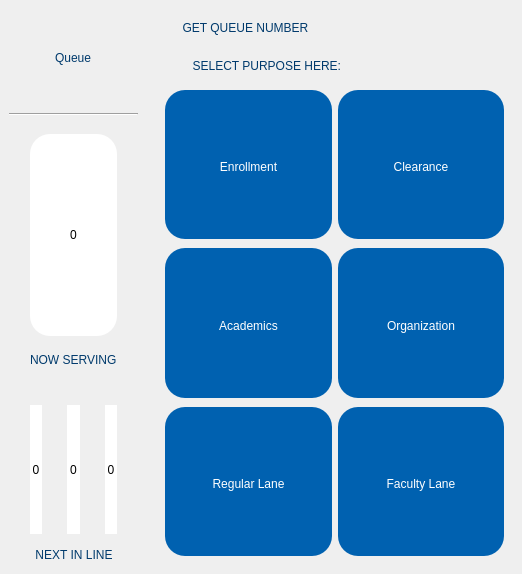
         <widget class="QWidget" name="queue_page">
          <layout class="QHBoxLayout" name="horizontalLayout_3">
           <property name="spacing">
            <number>0</number>
           </property>
           <property name="leftMargin">
            <number>0</number>
           </property>
           <property name="topMargin">
            <number>0</number>
           </property>
           <property name="rightMargin">
            <number>0</number>
           </property>
           <property name="bottomMargin">
            <number>0</number>
           </property>
           <item>
            <widget class="QFrame" name="frame_2">
             <property name="frameShape">
              <enum>QFrame::NoFrame</enum>
             </property>
             <property name="frameShadow">
              <enum>QFrame::Plain</enum>
             </property>
             <layout class="QVBoxLayout" name="verticalLayout_8">
              <property name="spacing">
               <number>0</number>
              </property>
              <property name="leftMargin">
               <number>0</number>
              </property>
              <property name="topMargin">
               <number>0</number>
              </property>
              <property name="rightMargin">
               <number>0</number>
              </property>
              <property name="bottomMargin">
               <number>0</number>
              </property>
              <item>
               <widget class="QFrame" name="frame_8">
                <property name="maximumSize">
                 <size>
                  <width>16777215</width>
                  <height>125</height>
                 </size>
                </property>
                <property name="frameShape">
                 <enum>QFrame::NoFrame</enum>
                </property>
                <property name="frameShadow">
                 <enum>QFrame::Plain</enum>
                </property>
                <layout class="QVBoxLayout" name="verticalLayout_7">
                 <item>
                  <widget class="QFrame" name="frame_9">
                   <property name="frameShape">
                    <enum>QFrame::NoFrame</enum>
                   </property>
                   <property name="frameShadow">
                    <enum>QFrame::Plain</enum>
                   </property>
                   <layout class="QHBoxLayout" name="horizontalLayout_8">
                    <item>
                     <widget class="QFrame" name="frame_11">
                      <property name="frameShape">
                       <enum>QFrame::NoFrame</enum>
                      </property>
                      <property name="frameShadow">
                       <enum>QFrame::Plain</enum>
                      </property>
                     </widget>
                    </item>
                    <item>
                     <widget class="QLabel" name="label_3">
                      <property name="styleSheet">
                       <string notr="true">color: rgb(0, 58, 108);
font: 48pt &quot;Segoe UI&quot;;</string>
                      </property>
                      <property name="text">
                       <string>Queue</string>
                      </property>
                     </widget>
                    </item>
                    <item>
                     <widget class="QFrame" name="frame_12">
                      <property name="frameShape">
                       <enum>QFrame::NoFrame</enum>
                      </property>
                      <property name="frameShadow">
                       <enum>QFrame::Plain</enum>
                      </property>
                     </widget>
                    </item>
                   </layout>
                  </widget>
                 </item>
                 <item>
                  <widget class="Line" name="line">
                   <property name="orientation">
                    <enum>Qt::Horizontal</enum>
                   </property>
                  </widget>
                 </item>
                </layout>
               </widget>
              </item>
              <item>
               <widget class="QFrame" name="frame_13">
                <property name="frameShape">
                 <enum>QFrame::NoFrame</enum>
                </property>
                <property name="frameShadow">
                 <enum>QFrame::Plain</enum>
                </property>
                <layout class="QVBoxLayout" name="verticalLayout_12">
                 <property name="spacing">
                  <number>0</number>
                 </property>
                 <property name="leftMargin">
                  <number>0</number>
                 </property>
                 <property name="topMargin">
                  <number>0</number>
                 </property>
                 <property name="rightMargin">
                  <number>0</number>
                 </property>
                 <property name="bottomMargin">
                  <number>0</number>
                 </property>
                 <item>
                  <widget class="QFrame" name="frame_74">
                   <property name="minimumSize">
                    <size>
                     <width>0</width>
                     <height>250</height>
                    </size>
                   </property>
                   <property name="maximumSize">
                    <size>
                     <width>16777215</width>
                     <height>500</height>
                    </size>
                   </property>
                   <property name="frameShape">
                    <enum>QFrame::NoFrame</enum>
                   </property>
                   <property name="frameShadow">
                    <enum>QFrame::Plain</enum>
                   </property>
                   <layout class="QHBoxLayout" name="horizontalLayout_30" stretch="0,0">
                    <property name="spacing">
                     <number>0</number>
                    </property>
                    <property name="leftMargin">
                     <number>0</number>
                    </property>
                    <property name="topMargin">
                     <number>0</number>
                    </property>
                    <property name="rightMargin">
                     <number>0</number>
                    </property>
                    <property name="bottomMargin">
                     <number>0</number>
                    </property>
                    <item>
                     <widget class="QFrame" name="frame_70">
                      <property name="frameShape">
                       <enum>QFrame::NoFrame</enum>
                      </property>
                      <property name="frameShadow">
                       <enum>QFrame::Plain</enum>
                      </property>
                      <layout class="QVBoxLayout" name="verticalLayout_11">
                       <property name="spacing">
                        <number>9</number>
                       </property>
                       <property name="leftMargin">
                        <number>30</number>
                       </property>
                       <property name="topMargin">
                        <number>9</number>
                       </property>
                       <property name="rightMargin">
                        <number>30</number>
                       </property>
                       <property name="bottomMargin">
                        <number>0</number>
                       </property>
                       <item>
                        <widget class="QLabel" name="currentnum_display">
                         <property name="styleSheet">
                          <string notr="true">background-color: rgb(255, 255, 255);
font: 100pt &quot;Segoe UI&quot;;
border-radius: 20px</string>
                         </property>
                         <property name="text">
                          <string>0</string>
                         </property>
                         <property name="alignment">
                          <set>Qt::AlignCenter</set>
                         </property>
                        </widget>
                       </item>
                       <item>
                        <widget class="QFrame" name="frame_71">
                         <property name="maximumSize">
                          <size>
                           <width>16777215</width>
                           <height>30</height>
                          </size>
                         </property>
                         <property name="frameShape">
                          <enum>QFrame::NoFrame</enum>
                         </property>
                         <property name="frameShadow">
                          <enum>QFrame::Plain</enum>
                         </property>
                         <layout class="QHBoxLayout" name="horizontalLayout_23">
                          <property name="spacing">
                           <number>0</number>
                          </property>
                          <property name="leftMargin">
                           <number>0</number>
                          </property>
                          <property name="topMargin">
                           <number>0</number>
                          </property>
                          <property name="rightMargin">
                           <number>0</number>
                          </property>
                          <property name="bottomMargin">
                           <number>0</number>
                          </property>
                          <item>
                           <widget class="QFrame" name="frame_72">
                            <property name="frameShape">
                             <enum>QFrame::NoFrame</enum>
                            </property>
                            <property name="frameShadow">
                             <enum>QFrame::Plain</enum>
                            </property>
                           </widget>
                          </item>
                          <item>
                           <widget class="QLabel" name="label_4">
                            <property name="styleSheet">
                             <string notr="true">font: 75 14pt &quot;MS Shell Dlg 2&quot;;
color: rgb(0, 58, 108);</string>
                            </property>
                            <property name="text">
                             <string>NOW SERVING</string>
                            </property>
                           </widget>
                          </item>
                          <item>
                           <widget class="QFrame" name="frame_73">
                            <property name="frameShape">
                             <enum>QFrame::NoFrame</enum>
                            </property>
                            <property name="frameShadow">
                             <enum>QFrame::Plain</enum>
                            </property>
                           </widget>
                          </item>
                         </layout>
                        </widget>
                       </item>
                      </layout>
                     </widget>
                    </item>
                    <item>
                     <widget class="QFrame" name="frame_75">
                      <property name="frameShape">
                       <enum>QFrame::NoFrame</enum>
                      </property>
                      <property name="frameShadow">
                       <enum>QFrame::Plain</enum>
                      </property>
                     </widget>
                    </item>
                   </layout>
                  </widget>
                 </item>
                 <item>
                  <widget class="QFrame" name="frame_69">
                   <property name="frameShape">
                    <enum>QFrame::NoFrame</enum>
                   </property>
                   <property name="frameShadow">
                    <enum>QFrame::Plain</enum>
                   </property>
                   <layout class="QVBoxLayout" name="verticalLayout_10" stretch="0,0">
                    <property name="spacing">
                     <number>0</number>
                    </property>
                    <property name="leftMargin">
                     <number>0</number>
                    </property>
                    <property name="topMargin">
                     <number>0</number>
                    </property>
                    <property name="rightMargin">
                     <number>0</number>
                    </property>
                    <property name="bottomMargin">
                     <number>0</number>
                    </property>
                    <item>
                     <widget class="QFrame" name="frame_65">
                      <property name="minimumSize">
                       <size>
                        <width>0</width>
                        <height>100</height>
                       </size>
                      </property>
                      <property name="maximumSize">
                       <size>
                        <width>16777215</width>
                        <height>200</height>
                       </size>
                      </property>
                      <property name="frameShape">
                       <enum>QFrame::NoFrame</enum>
                      </property>
                      <property name="frameShadow">
                       <enum>QFrame::Plain</enum>
                      </property>
                      <layout class="QHBoxLayout" name="horizontalLayout_17">
                       <property name="spacing">
                        <number>25</number>
                       </property>
                       <property name="leftMargin">
                        <number>30</number>
                       </property>
                       <property name="topMargin">
                        <number>30</number>
                       </property>
                       <property name="rightMargin">
                        <number>30</number>
                       </property>
                       <property name="bottomMargin">
                        <number>10</number>
                       </property>
                       <item>
                        <widget class="QLabel" name="nextinline_slot1">
                         <property name="styleSheet">
                          <string notr="true">background-color: rgb(255, 255, 255);
font: 72pt &quot;Segoe UI&quot;;
border-radius: 20px</string>
                         </property>
                         <property name="text">
                          <string>0</string>
                         </property>
                         <property name="alignment">
                          <set>Qt::AlignCenter</set>
                         </property>
                        </widget>
                       </item>
                       <item>
                        <widget class="QLabel" name="nextinline_slot2">
                         <property name="styleSheet">
                          <string notr="true">background-color: rgb(255, 255, 255);
font: 72pt &quot;Segoe UI&quot;;
border-radius: 20px</string>
                         </property>
                         <property name="text">
                          <string>0</string>
                         </property>
                         <property name="alignment">
                          <set>Qt::AlignCenter</set>
                         </property>
                        </widget>
                       </item>
                       <item>
                        <widget class="QLabel" name="nextinline_slot3">
                         <property name="styleSheet">
                          <string notr="true">background-color: rgb(255, 255, 255);
font: 72pt &quot;Segoe UI&quot;;
border-radius: 20px</string>
                         </property>
                         <property name="text">
                          <string>0</string>
                         </property>
                         <property name="alignment">
                          <set>Qt::AlignCenter</set>
                         </property>
                        </widget>
                       </item>
                      </layout>
                     </widget>
                    </item>
                    <item>
                     <widget class="QFrame" name="frame_66">
                      <property name="minimumSize">
                       <size>
                        <width>0</width>
                        <height>30</height>
                       </size>
                      </property>
                      <property name="maximumSize">
                       <size>
                        <width>16777215</width>
                        <height>30</height>
                       </size>
                      </property>
                      <property name="frameShape">
                       <enum>QFrame::NoFrame</enum>
                      </property>
                      <property name="frameShadow">
                       <enum>QFrame::Plain</enum>
                      </property>
                      <layout class="QHBoxLayout" name="horizontalLayout_22">
                       <property name="spacing">
                        <number>0</number>
                       </property>
                       <property name="leftMargin">
                        <number>0</number>
                       </property>
                       <property name="topMargin">
                        <number>0</number>
                       </property>
                       <property name="rightMargin">
                        <number>0</number>
                       </property>
                       <property name="bottomMargin">
                        <number>9</number>
                       </property>
                       <item>
                        <widget class="QFrame" name="frame_67">
                         <property name="frameShape">
                          <enum>QFrame::NoFrame</enum>
                         </property>
                         <property name="frameShadow">
                          <enum>QFrame::Plain</enum>
                         </property>
                        </widget>
                       </item>
                       <item>
                        <widget class="QLabel" name="label_10">
                         <property name="styleSheet">
                          <string notr="true">font: 75 14pt &quot;MS Shell Dlg 2&quot;;
color: rgb(0, 58, 108);</string>
                         </property>
                         <property name="frameShape">
                          <enum>QFrame::NoFrame</enum>
                         </property>
                         <property name="text">
                          <string>NEXT IN LINE</string>
                         </property>
                         <property name="alignment">
                          <set>Qt::AlignCenter</set>
                         </property>
                        </widget>
                       </item>
                       <item>
                        <widget class="QFrame" name="frame_68">
                         <property name="frameShape">
                          <enum>QFrame::NoFrame</enum>
                         </property>
                         <property name="frameShadow">
                          <enum>QFrame::Plain</enum>
                         </property>
                        </widget>
                       </item>
                      </layout>
                     </widget>
                    </item>
                   </layout>
                  </widget>
                 </item>
                </layout>
               </widget>
              </item>
             </layout>
            </widget>
           </item>
           <item>
            <widget class="QFrame" name="frame">
             <property name="minimumSize">
              <size>
               <width>375</width>
               <height>0</height>
              </size>
             </property>
             <property name="maximumSize">
              <size>
               <width>400</width>
               <height>16777215</height>
              </size>
             </property>
             <property name="frameShape">
              <enum>QFrame::NoFrame</enum>
             </property>
             <property name="frameShadow">
              <enum>QFrame::Plain</enum>
             </property>
             <layout class="QVBoxLayout" name="verticalLayout_6">
              <item>
               <widget class="QFrame" name="frame_7">
                <property name="minimumSize">
                 <size>
                  <width>300</width>
                  <height>75</height>
                 </size>
                </property>
                <property name="maximumSize">
                 <size>
                  <width>16777215</width>
                  <height>75</height>
                 </size>
                </property>
                <property name="frameShape">
                 <enum>QFrame::NoFrame</enum>
                </property>
                <property name="frameShadow">
                 <enum>QFrame::Plain</enum>
                </property>
                <layout class="QVBoxLayout" name="verticalLayout_5">
                 <property name="spacing">
                  <number>0</number>
                 </property>
                 <property name="leftMargin">
                  <number>0</number>
                 </property>
                 <property name="topMargin">
                  <number>0</number>
                 </property>
                 <property name="rightMargin">
                  <number>0</number>
                 </property>
                 <property name="bottomMargin">
                  <number>0</number>
                 </property>
                 <item>
                  <widget class="QLabel" name="label">
                   <property name="styleSheet">
                    <string notr="true">font: 75 20pt &quot;MS Shell Dlg 2&quot;;
color: rgb(0, 58, 108);</string>
                   </property>
                   <property name="text">
                    <string>        GET QUEUE NUMBER</string>
                   </property>
                  </widget>
                 </item>
                 <item>
                  <widget class="QLabel" name="label_2">
                   <property name="styleSheet">
                    <string notr="true">font: 75 16pt &quot;MS Shell Dlg 2&quot;;
color: rgb(0, 58, 108);</string>
                   </property>
                   <property name="text">
                    <string>           SELECT PURPOSE HERE:</string>
                   </property>
                  </widget>
                 </item>
                </layout>
               </widget>
              </item>
              <item>
               <widget class="QFrame" name="frame_6">
                <property name="minimumSize">
                 <size>
                  <width>0</width>
                  <height>475</height>
                 </size>
                </property>
                <property name="maximumSize">
                 <size>
                  <width>16777215</width>
                  <height>700</height>
                 </size>
                </property>
                <property name="frameShape">
                 <enum>QFrame::NoFrame</enum>
                </property>
                <property name="frameShadow">
                 <enum>QFrame::Plain</enum>
                </property>
                <layout class="QVBoxLayout" name="verticalLayout_4">
                 <property name="spacing">
                  <number>0</number>
                 </property>
                 <property name="leftMargin">
                  <number>0</number>
                 </property>
                 <property name="topMargin">
                  <number>0</number>
                 </property>
                 <property name="rightMargin">
                  <number>0</number>
                 </property>
                 <property name="bottomMargin">
                  <number>0</number>
                 </property>
                 <item>
                  <widget class="QFrame" name="frame_3">
                   <property name="frameShape">
                    <enum>QFrame::NoFrame</enum>
                   </property>
                   <property name="frameShadow">
                    <enum>QFrame::Plain</enum>
                   </property>
                   <layout class="QHBoxLayout" name="horizontalLayout_5">
                    <property name="topMargin">
                     <number>0</number>
                    </property>
                    <item>
                     <widget class="QPushButton" name="enrollmentqueue_btn">
                      <property name="minimumSize">
                       <size>
                        <width>125</width>
                        <height>125</height>
                       </size>
                      </property>
                      <property name="maximumSize">
                       <size>
                        <width>325</width>
                        <height>325</height>
                       </size>
                      </property>
                      <property name="cursor">
                       <cursorShape>PointingHandCursor</cursorShape>
                      </property>
                      <property name="styleSheet">
                       <string notr="true">QPushButton{
	background-color: rgb(0, 97, 176);
	border: none;
	padding-top: 5px;
	color: rgb(255, 255, 255);
	border-radius: 20px;
	font: 12pt &quot;Segoe UI&quot;;
} 
QPushButton:hover{
	background-color: rgb(85, 170, 255);
}
QPushButton:pressed{
	background-color:rgb(70, 141, 211);
}</string>
                      </property>
                      <property name="text">
                       <string>Enrollment</string>
                      </property>
                     </widget>
                    </item>
                    <item>
                     <widget class="QPushButton" name="clearancequeue_btn">
                      <property name="minimumSize">
                       <size>
                        <width>125</width>
                        <height>125</height>
                       </size>
                      </property>
                      <property name="maximumSize">
                       <size>
                        <width>325</width>
                        <height>325</height>
                       </size>
                      </property>
                      <property name="cursor">
                       <cursorShape>PointingHandCursor</cursorShape>
                      </property>
                      <property name="styleSheet">
                       <string notr="true">QPushButton{
	
	background-color: rgb(0, 97, 176);
	border: none;
	padding-top: 5px;
	color: rgb(255, 255, 255);
	border-radius: 20px;
	
	font: 12pt &quot;Segoe UI&quot;;
} 
QPushButton:hover{
	background-color: rgb(85, 170, 255);
}
QPushButton:pressed{
	background-color:rgb(70, 141, 211);
}</string>
                      </property>
                      <property name="text">
                       <string>Clearance</string>
                      </property>
                     </widget>
                    </item>
                   </layout>
                  </widget>
                 </item>
                 <item>
                  <widget class="QFrame" name="frame_4">
                   <property name="frameShape">
                    <enum>QFrame::NoFrame</enum>
                   </property>
                   <property name="frameShadow">
                    <enum>QFrame::Plain</enum>
                   </property>
                   <layout class="QHBoxLayout" name="horizontalLayout_6">
                    <property name="topMargin">
                     <number>0</number>
                    </property>
                    <item>
                     <widget class="QPushButton" name="academicsqueue_btn">
                      <property name="minimumSize">
                       <size>
                        <width>125</width>
                        <height>125</height>
                       </size>
                      </property>
                      <property name="maximumSize">
                       <size>
                        <width>225</width>
                        <height>225</height>
                       </size>
                      </property>
                      <property name="cursor">
                       <cursorShape>PointingHandCursor</cursorShape>
                      </property>
                      <property name="styleSheet">
                       <string notr="true">QPushButton{
	
	background-color: rgb(0, 97, 176);
	border: none;
	padding-top: 5px;
	color: rgb(255, 255, 255);
	border-radius: 20px;
	
	font: 12pt &quot;Segoe UI&quot;;
} 
QPushButton:hover{
	background-color: rgb(85, 170, 255);
}
QPushButton:pressed{
	background-color:rgb(70, 141, 211);
}</string>
                      </property>
                      <property name="text">
                       <string>Academics</string>
                      </property>
                     </widget>
                    </item>
                    <item>
                     <widget class="QPushButton" name="organizationqueue_btn">
                      <property name="minimumSize">
                       <size>
                        <width>125</width>
                        <height>125</height>
                       </size>
                      </property>
                      <property name="maximumSize">
                       <size>
                        <width>225</width>
                        <height>225</height>
                       </size>
                      </property>
                      <property name="cursor">
                       <cursorShape>PointingHandCursor</cursorShape>
                      </property>
                      <property name="styleSheet">
                       <string notr="true">QPushButton{
	
	background-color: rgb(0, 97, 176);
	border: none;
	padding-top: 5px;
	color: rgb(255, 255, 255);
	border-radius: 20px;
	
	font: 12pt &quot;Segoe UI&quot;;
} 
QPushButton:hover{
	background-color: rgb(85, 170, 255);
}
QPushButton:pressed{
	background-color:rgb(70, 141, 211);
}</string>
                      </property>
                      <property name="text">
                       <string>Organization</string>
                      </property>
                     </widget>
                    </item>
                   </layout>
                  </widget>
                 </item>
                 <item>
                  <widget class="QFrame" name="frame_5">
                   <property name="frameShape">
                    <enum>QFrame::NoFrame</enum>
                   </property>
                   <property name="frameShadow">
                    <enum>QFrame::Plain</enum>
                   </property>
                   <layout class="QHBoxLayout" name="horizontalLayout_7">
                    <property name="topMargin">
                     <number>0</number>
                    </property>
                    <item>
                     <widget class="QPushButton" name="regularlane_btn">
                      <property name="minimumSize">
                       <size>
                        <width>125</width>
                        <height>125</height>
                       </size>
                      </property>
                      <property name="maximumSize">
                       <size>
                        <width>225</width>
                        <height>225</height>
                       </size>
                      </property>
                      <property name="cursor">
                       <cursorShape>PointingHandCursor</cursorShape>
                      </property>
                      <property name="styleSheet">
                       <string notr="true">QPushButton{
	
	background-color: rgb(0, 97, 176);
	border: none;
	padding-top: 5px;
	color: rgb(255, 255, 255);
	border-radius: 20px;
	
	font: 12pt &quot;Segoe UI&quot;;
} 
QPushButton:hover{
	background-color: rgb(85, 170, 255);
}
QPushButton:pressed{
	background-color:rgb(70, 141, 211);
}</string>
                      </property>
                      <property name="text">
                       <string>Regular Lane</string>
                      </property>
                     </widget>
                    </item>
                    <item>
                     <widget class="QPushButton" name="facultylane_btn">
                      <property name="minimumSize">
                       <size>
                        <width>125</width>
                        <height>125</height>
                       </size>
                      </property>
                      <property name="maximumSize">
                       <size>
                        <width>225</width>
                        <height>225</height>
                       </size>
                      </property>
                      <property name="cursor">
                       <cursorShape>PointingHandCursor</cursorShape>
                      </property>
                      <property name="styleSheet">
                       <string notr="true">QPushButton{
	
	background-color: rgb(0, 97, 176);
	border: none;
	padding-top: 5px;
	color: rgb(255, 255, 255);
	border-radius: 20px;
	
	font: 12pt &quot;Segoe UI&quot;;
} 
QPushButton:hover{
	background-color: rgb(85, 170, 255);
}
QPushButton:pressed{
	background-color:rgb(70, 141, 211);
}</string>
                      </property>
                      <property name="text">
                       <string>Faculty Lane</string>
                      </property>
                     </widget>
                    </item>
                   </layout>
                  </widget>
                 </item>
                </layout>
               </widget>
              </item>
             </layout>
            </widget>
           </item>
          </layout>
         </widget>
